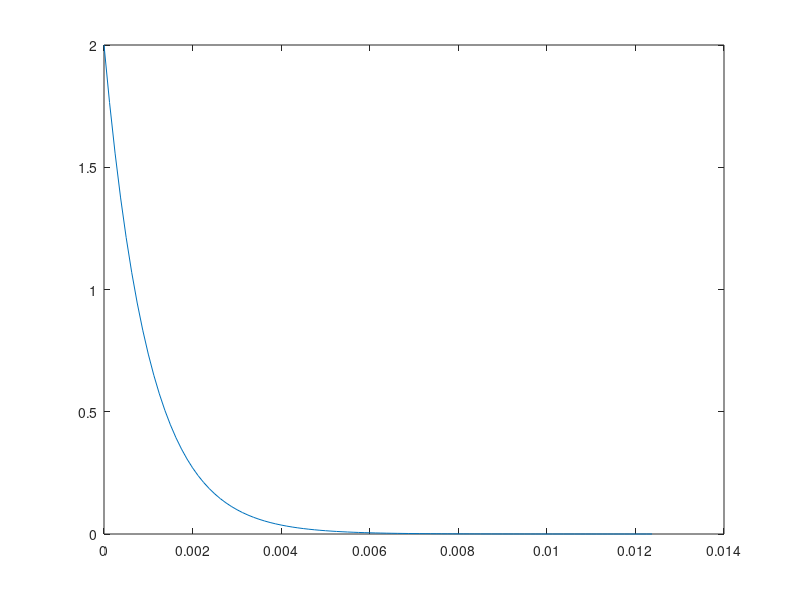
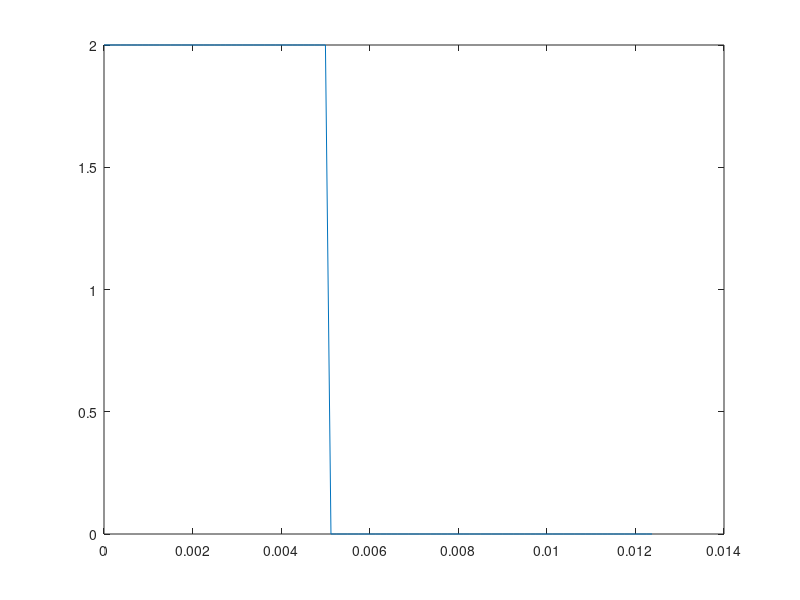
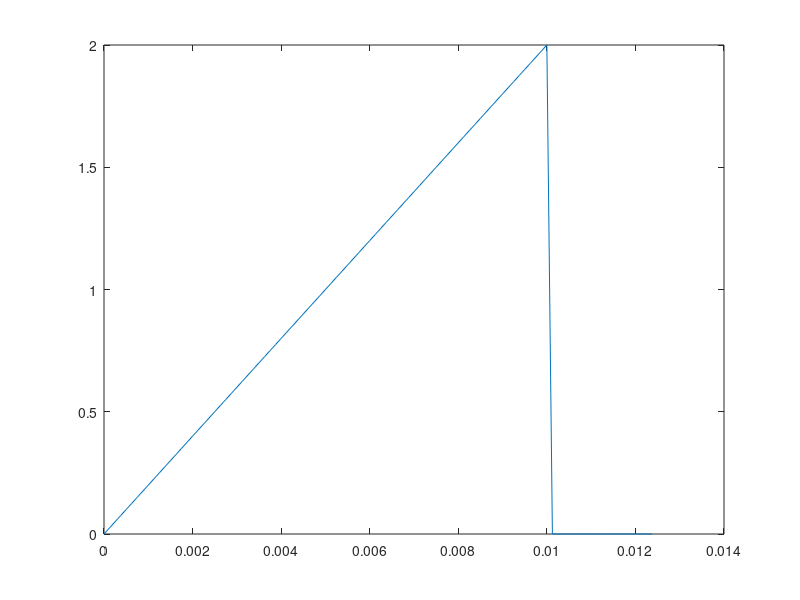

These figures' MATLAB source, in order: (Note: this script raises an error after producing the figures.)
close all
clc
Fs = 8e3;
t = 0:1/Fs:1;
t = t';
A = 2;
f0 = 1e3;
phi = pi/4;
alpha = 1e3;
T = 0.01;
s1 = A * exp (-alpha * t) .* (t >= 0);
s2 = A * (abs(t) <= T/2);
s3 = A * t / T .* (T >= 0) .* (t <= T);
g1 = figure();
plot(t(1:100), s1(1:100))
g2 = figure();
plot(t(1:100), s2(1:100))
g3 = figure();
plot(t(1:100), s3(1:100))
s1_f = figure();
spectrum(s1,Fs);
xlim([0,2000]);
s2_f = figure();
spectrum(s2,Fs);
xlim([0,2000]);
s3_f = figure();
spectrum(s3,Fs);
xlim([0,1000]);

saveas(g1,'../fig/graph3_1','png');
saveas(g2,'../fig/graph3_2','png');
saveas(g3,'../fig/graph3_3','png');
saveas(s1_f,'../fig/spec3_1','png');
saveas(s2_f,'../fig/spec3_2','png');
saveas(s3_f,'../fig/spec3_3','png');